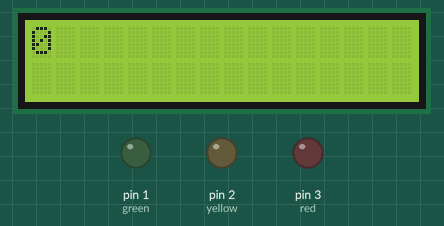
The sketch below on a simulated Arduino Uno, built with avr-gcc and run on an emulated ATmega328P. On the bench: 16×2 character LCD, output pins drawn as LEDs (lit = HIGH).

Above: at 0.1 s.
At 9.1 s:
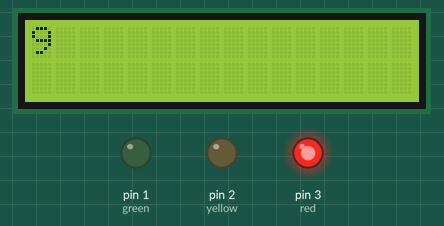
At 19.1 s:
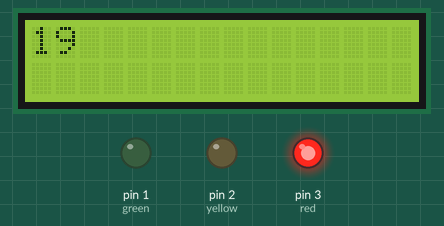
At 38.2 s:
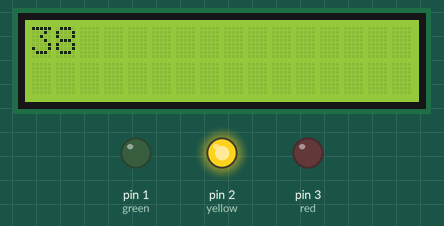
Timing chart, 0 to 39.7 s (numbered marks = the images above):
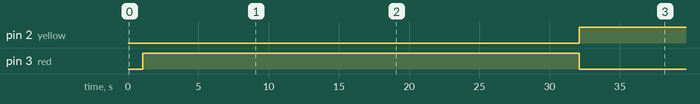

The sketch:

traffic_light.ino
```cpp
#include<LiquidCrystal.h>
const int rs=13,en=12,d4=11,d5=10,d6=9,d7=8;
LiquidCrystal lcd (rs,en,d4,d5,d6,d7);
const int red=3;
const int yellow=2;
const int green=1;
int i;


void setup()
{
  lcd.begin(16,2);
  pinMode(red,OUTPUT);
  pinMode(yellow,OUTPUT);
  pinMode(green,OUTPUT);
}

void loop()
{

  for(i=0;i<=80;i++)
  {
{
  lcd.setCursor(0,0);
  lcd.print(i);
  lcd.print("       ");
  delay(1000);
}


  if((i>=0) && (i<=30))
  {
  digitalWrite(red,HIGH);
  digitalWrite(yellow,LOW);
  digitalWrite(green,LOW);

  }

else if((i>=30) && (i<=50))
{
 digitalWrite(red,LOW);
 digitalWrite(yellow,HIGH);
 digitalWrite(green,LOW);
}


else if((i>=50) && (i<=80))
{
 digitalWrite(red,LOW);
 digitalWrite(yellow,LOW);
 digitalWrite(green,HIGH);

}
  }

delay(1000);
}
```

Measured:
- by itself, pin 2 (yellow): LOW → HIGH at 32.1 s
- by itself, pin 3 (red): LOW → HIGH at 1.1 s, → LOW 31.0 s later
- what the display in image 1 shows lasts 1.0 s, from 9.1 s to 10.1 s
